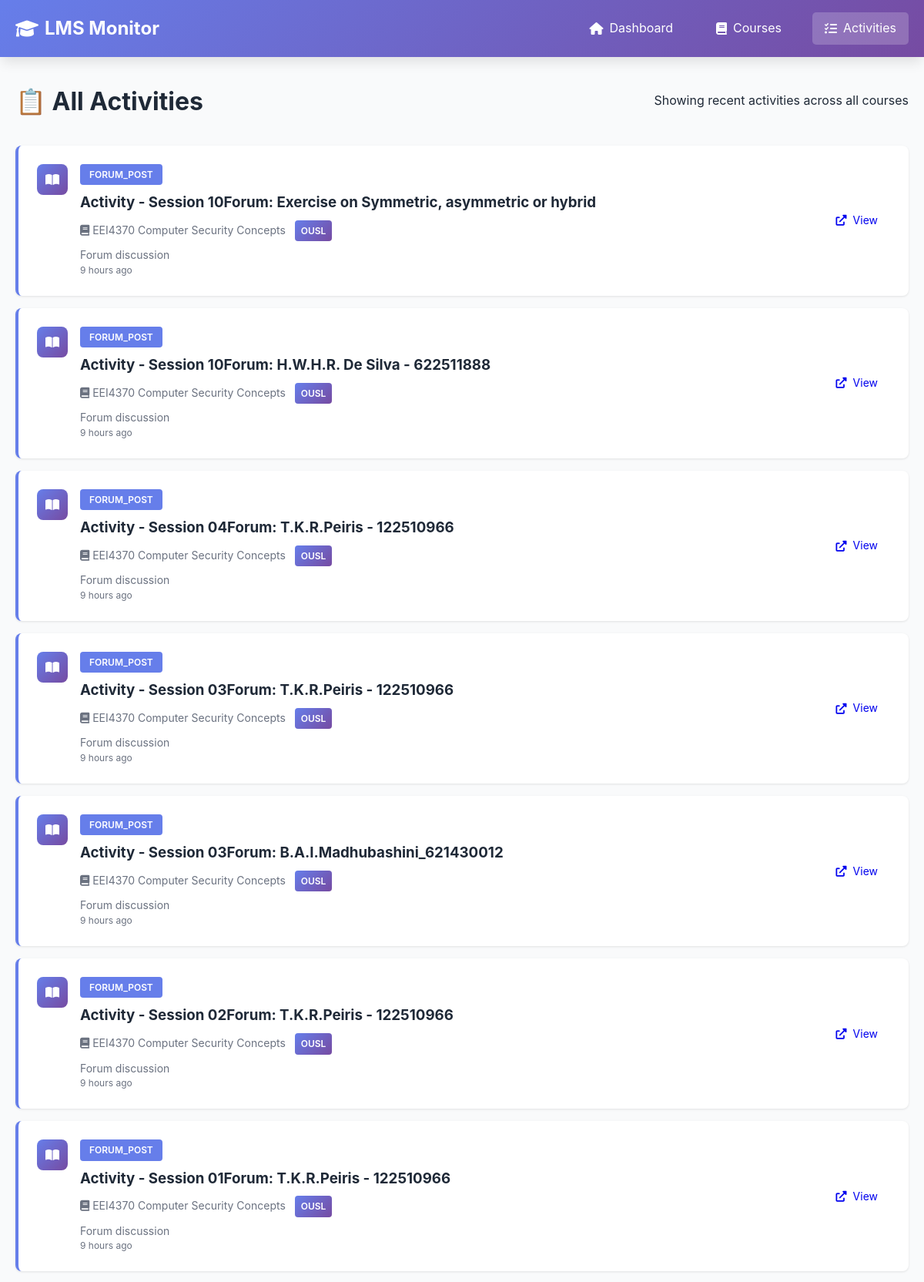
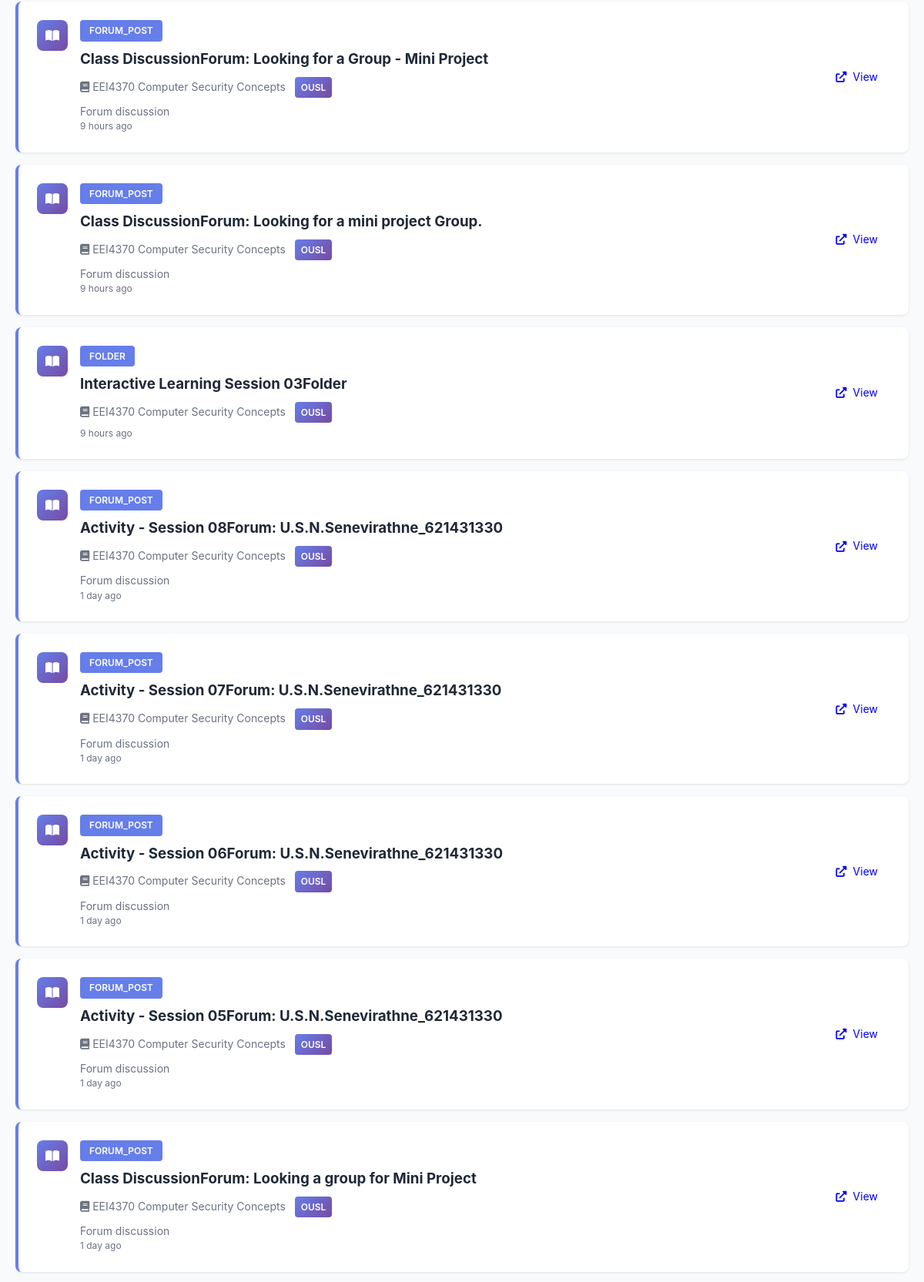
The app's page /activities (upper part) with its own data (2 pictures, top to bottom).
### tables this page shows
CREATE TABLE courses (
                id INTEGER PRIMARY KEY AUTOINCREMENT,
                course_id TEXT UNIQUE NOT NULL,
                lms_name TEXT NOT NULL,
                course_name TEXT NOT NULL,
                course_url TEXT,
                first_seen TIMESTAMP DEFAULT CURRENT_TIMESTAMP,
                last_checked TIMESTAMP DEFAULT CURRENT_TIMESTAMP
            );

### app.py (the view)
@app.route('/activities')
def activities():
    limit = int(request.args.get('limit', 50))
    activities_list = db.get_recent_activities(limit=limit)
    return render_template('activities.html', activities=activities_list)

### database.py (called while the page is built)
    def get_connection(self):
        return sqlite3.connect(self.db_path)

    def get_recent_activities(self, limit: int = 50) -> List[Dict[str, Any]]:
        conn = self.get_connection()
        cursor = conn.cursor()
        cursor.execute("""
            SELECT
                a.activity_id,
                a.activity_type,
                a.title,
                a.description,
                a.url,
                a.deadline,
                a.first_seen,
                a.is_new,
                c.course_name,
                c.lms_name
            FROM activities a
            JOIN courses c ON a.course_id = c.course_id
            ORDER BY a.first_seen DESC
            LIMIT ?
        """, (limit,))
        columns = [desc[0] for desc in cursor.description]
        activities = [dict(zip(columns, row)) for row in cursor.fetchall()]
        conn.close()
        return activities

### templates/activities.html (shortened to what this page needs)
{% extends "base.html" %}  {% block content %}
<div class="page-header">
  <h1>📋 All Activities</h1>
  <p>Showing recent activities across all courses</p>
</div>
{% if activities %}
<div class="activities-list">
  {% for activity in activities %}
  <div class="activity-list-item {% if activity.is_new %}new{% endif %}">
    <div class="activity-icon">
      {% if activity.activity_type == 'assign' %}
      <i class="fas fa-file-alt"></i>
      {% elif activity.activity_type == 'quiz' %}
      <i class="fas fa-question-circle"></i>
      {% elif activity.activity_type == 'resource' %}
      <i class="fas fa-file"></i>
      {% elif activity.activity_type == 'forum' %}
      <i class="fas fa-comments"></i>
      {% else %}
      <i class="fas fa-book-open"></i>
      {% endif %}
    </div>
    <div class="activity-content">
      <div class="activity-header">
        <span class="activity-type">{{ activity.activity_type }}</span>
      </div>
      <h3>{{ activity.title }}</h3>
      <p class="activity-course">
        <i class="fas fa-book"></i> {{ activity.course_name }}
        <span class="lms-badge">{{ activity.lms_name }}</span>
      </p>
       {% if activity.description %}
      <p class="activity-description">
        {{ activity.description[:200] }}
      </p>
      {% endif %}
      <p class="activity-time">{{ activity.first_seen|timeago }}</p>
    </div>
    {% if activity.url %}
    <div class="activity-actions">
      <a href="{{ activity.url }}" target="_blank" class="btn btn-small">
        <i class="fas fa-external-link-alt"></i> View
      </a>
    </div>
    {% endif %}
  </div>
  {% endfor %}
</div>
{% endif %} {% endblock %}

### static/style.css (style rules this page uses)
:root { --primary-color: #667eea; --secondary-color: #764ba2; --accent-color: #f093fb; --success-color: #10b981; --danger-color: #ef4444; --warning-color: #f59e0b; --info-color: #3b82f6; --text-color: #1f2937; --text-light: #6b7280; --bg-color: #f9fafb; --card-bg: #ffffff; --border-color: #e5e7eb; --shadow: 0 1px 3px rgba(0, 0, 0, 0.1); --shadow-lg: 0 10px 15px -3px rgba(0, 0, 0, 0.1); }
* { margin: 0; padding: 0; box-sizing: border-box; }
body { font-family: -apple-system, BlinkMacSystemFont, "Segoe UI", Roboto, "Helvetica Neue", Arial, sans-serif; line-height: 1.6; color: var(--text-color); background-color: var(--bg-color); }
.page-header { display: flex; justify-content: space-between; align-items: center; margin-bottom: 2rem; flex-wrap: wrap; gap: 1rem; }
.page-header h1 { font-size: 2rem; color: var(--text-color); }
.btn { padding: 0.75rem 1.5rem; border: none; border-radius: 5px; cursor: pointer; font-size: 1rem; text-decoration: none; display: inline-flex; align-items: center; gap: 0.5rem; transition: all 0.3s; }
.btn-small { padding: 0.5rem 1rem; font-size: 0.875rem; }
.activity-icon { width: 40px; height: 40px; border-radius: 8px; background: linear-gradient( 135deg, var(--primary-color) 0%, var(--secondary-color) 100% ); color: white; display: flex; align-items: center; justify-content: center; flex-shrink: 0; }
.activity-content { flex: 1; }
.activity-header { display: flex; align-items: center; gap: 0.5rem; margin-bottom: 0.5rem; }
.activity-type { background: var(--primary-color); color: white; padding: 0.25rem 0.75rem; border-radius: 4px; font-size: 0.75rem; text-transform: uppercase; font-weight: 600; }
.activity-content h4, .activity-content h3 { margin-bottom: 0.5rem; color: var(--text-color); }
.activity-course { color: var(--text-light); font-size: 0.875rem; margin-bottom: 0.25rem; }
.activity-time { color: var(--text-light); font-size: 0.75rem; }
.activity-description { color: var(--text-light); font-size: 0.875rem; margin-top: 0.5rem; line-height: 1.4; }
.lms-badge { background: var(--secondary-color); color: white; padding: 0.25rem 0.5rem; border-radius: 3px; font-size: 0.75rem; font-weight: 600; }
.activities-list { display: flex; flex-direction: column; gap: 1rem; }
.activity-list-item { display: flex; gap: 1rem; padding: 1.5rem; background: var(--card-bg); border-radius: 8px; box-shadow: var(--shadow); border-left: 4px solid var(--primary-color); transition: all 0.3s; }
.activity-actions { display: flex; align-items: center; }
.lms-badge { display: inline-block; padding: 0.25rem 0.5rem; background: linear-gradient(135deg, #667eea, #764ba2); color: white; border-radius: 4px; font-size: 0.75rem; font-weight: 600; margin-left: 0.5rem; }

### records on screen
courses: activity_type "FORUM_POST", title "Activity - Session 10Forum: Exercise on Symmetric, asymmetric or hybrid", course_name "EEI4370 Computer Security Concepts", lms_name "OUSL", description "Forum discussion", first_seen "9 hours ago", title "Activity - Session 10Forum: H.W.H.R. De Silva - 622511888", title "Activity - Session 04Forum: T.K.R.Peiris - 122510966", title "Activity - Session 03Forum: T.K.R.Peiris - 122510966", title "Activity - Session 03Forum: B.A.I.Madhubashini_621430012", title "Activity - Session 02Forum: T.K.R.Peiris - 122510966", title "Activity - Session 01Forum: T.K.R.Peiris - 122510966", title "Class DiscussionForum: Looking for a Group - Mini Project", title "Class DiscussionForum: Looking for a mini project Group.", activity_type "FOLDER", title "Interactive Learning Session 03Folder", title "Activity - Session 08Forum: U.S.N.Senevirathne_621431330", first_seen "1 day ago", title "Activity - Session 07Forum: U.S.N.Senevirathne_621431330", title "Activity - Session 06Forum: U.S.N.Senevirathne_621431330", title "Activity - Session 05Forum: U.S.N.Senevirathne_621431330", title "Class DiscussionForum: Looking a group for Mini Project"
